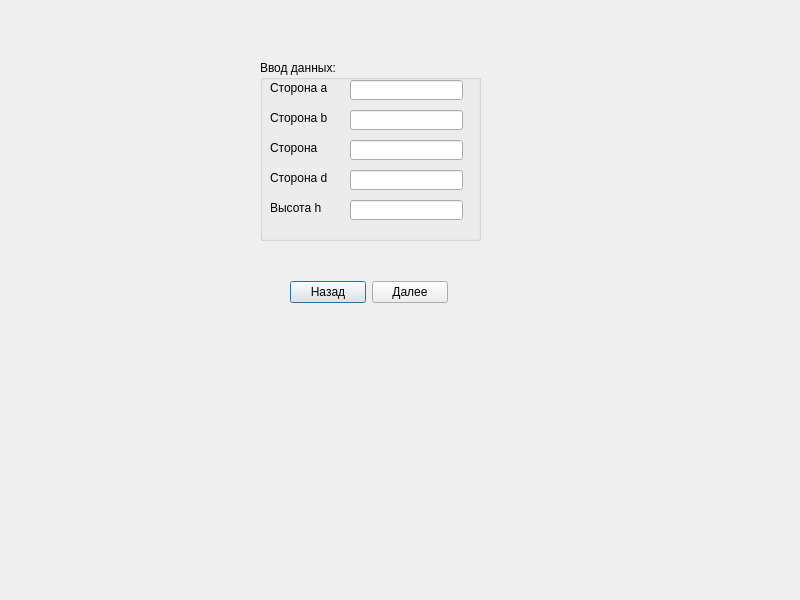
<?xml version="1.0" encoding="UTF-8"?>
<ui version="4.0">
 <class>TrapDialog</class>
 <widget class="QDialog" name="TrapDialog">
  <property name="geometry">
   <rect>
    <x>0</x>
    <y>0</y>
    <width>800</width>
    <height>600</height>
   </rect>
  </property>
  <property name="windowTitle">
   <string>TrapDialog</string>
  </property>
  <widget class="QGroupBox" name="groupBox">
   <property name="geometry">
    <rect>
     <x>260</x>
     <y>60</y>
     <width>221</width>
     <height>181</height>
    </rect>
   </property>
   <property name="title">
    <string>Ввод данных:</string>
   </property>
   <widget class="QLineEdit" name="StoronaA">
    <property name="geometry">
     <rect>
      <x>90</x>
      <y>20</y>
      <width>113</width>
      <height>20</height>
     </rect>
    </property>
   </widget>
   <widget class="QLabel" name="label">
    <property name="geometry">
     <rect>
      <x>10</x>
      <y>20</y>
      <width>61</width>
      <height>16</height>
     </rect>
    </property>
    <property name="text">
     <string>Сторона а</string>
    </property>
   </widget>
   <widget class="QLabel" name="label_2">
    <property name="geometry">
     <rect>
      <x>10</x>
      <y>50</y>
      <width>61</width>
      <height>16</height>
     </rect>
    </property>
    <property name="text">
     <string>Сторона b</string>
    </property>
   </widget>
   <widget class="QLabel" name="label_3">
    <property name="geometry">
     <rect>
      <x>10</x>
      <y>80</y>
      <width>51</width>
      <height>16</height>
     </rect>
    </property>
    <property name="text">
     <string>Сторона с</string>
    </property>
   </widget>
   <widget class="QLabel" name="label_4">
    <property name="geometry">
     <rect>
      <x>10</x>
      <y>110</y>
      <width>61</width>
      <height>16</height>
     </rect>
    </property>
    <property name="text">
     <string>Сторона d</string>
    </property>
   </widget>
   <widget class="QLabel" name="label_5">
    <property name="geometry">
     <rect>
      <x>10</x>
      <y>140</y>
      <width>61</width>
      <height>16</height>
     </rect>
    </property>
    <property name="text">
     <string>Высота h</string>
    </property>
   </widget>
   <widget class="QLineEdit" name="StoronaB">
    <property name="geometry">
     <rect>
      <x>90</x>
      <y>50</y>
      <width>113</width>
      <height>20</height>
     </rect>
    </property>
   </widget>
   <widget class="QLineEdit" name="StoronaC">
    <property name="geometry">
     <rect>
      <x>90</x>
      <y>80</y>
      <width>113</width>
      <height>20</height>
     </rect>
    </property>
   </widget>
   <widget class="QLineEdit" name="StoronaD">
    <property name="geometry">
     <rect>
      <x>90</x>
      <y>110</y>
      <width>113</width>
      <height>20</height>
     </rect>
    </property>
   </widget>
   <widget class="QLineEdit" name="Visota">
    <property name="geometry">
     <rect>
      <x>90</x>
      <y>140</y>
      <width>113</width>
      <height>20</height>
     </rect>
    </property>
   </widget>
  </widget>
  <widget class="QWidget" name="layoutWidget">
   <property name="geometry">
    <rect>
     <x>290</x>
     <y>280</y>
     <width>158</width>
     <height>25</height>
    </rect>
   </property>
   <layout class="QHBoxLayout" name="horizontalLayout">
    <item>
     <widget class="QPushButton" name="pushButton">
      <property name="text">
       <string>Назад</string>
      </property>
     </widget>
    </item>
    <item>
     <widget class="QPushButton" name="pushButton_2">
      <property name="text">
       <string>Далее</string>
      </property>
     </widget>
    </item>
   </layout>
  </widget>
 </widget>
 <resources/>
 <connections/>
</ui>
